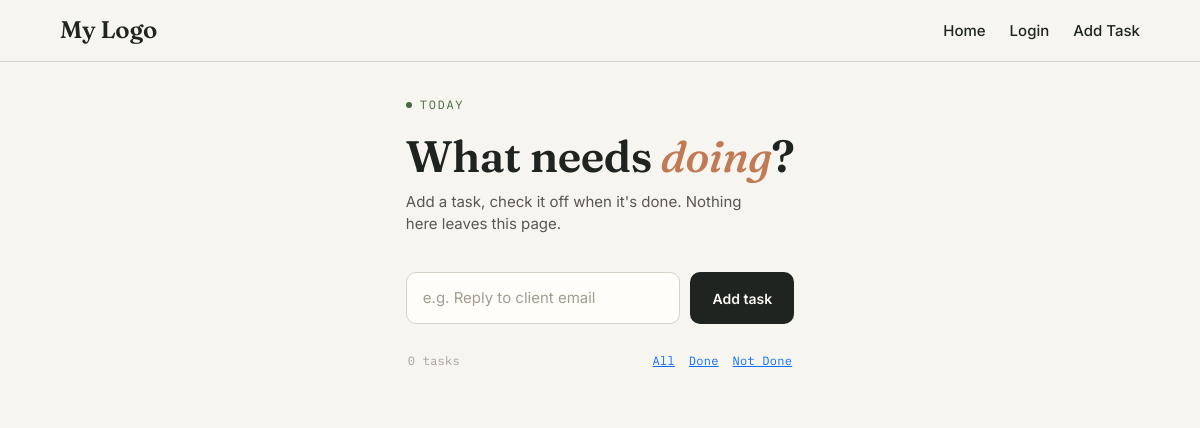
The app's page /tasks/false/, older data.
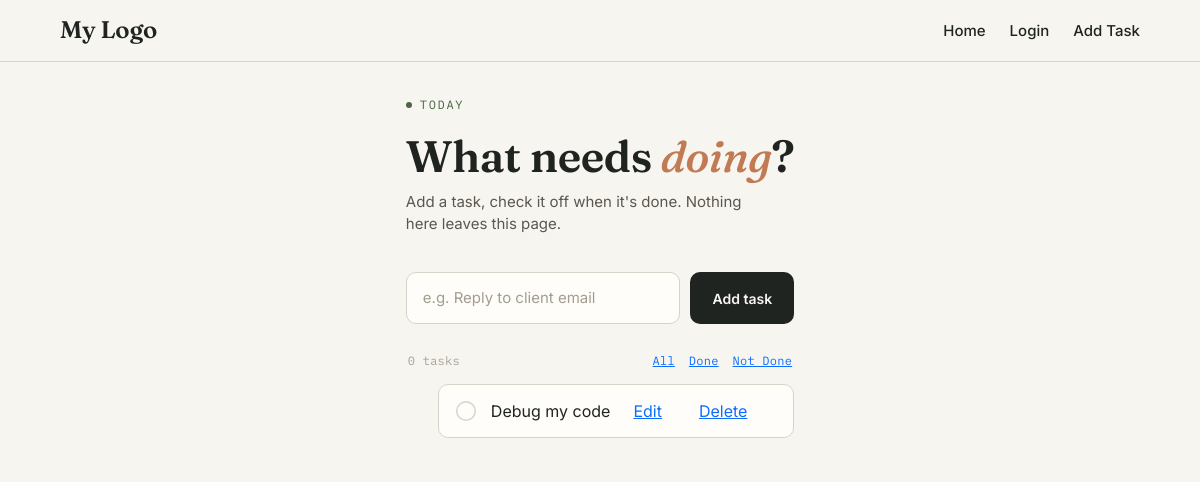
The same page, newer data.
### tasks/models.py (models this page shows, shortened)
class Task(models.Model):
    user = models.ForeignKey(User, on_delete=models.CASCADE, blank=True, null=True)
    title = models.CharField(max_length=1000)
    done = models.BooleanField(default=False)
    due_time = models.DateTimeField()
    created_at = models.DateTimeField(auto_now_add=True)
    updated_at = models.DateTimeField(auto_now=True)

### tasks/views.py (the view)
# urls.py: path("tasks/<str:foo>/", filter_tasks, name="tasks"),
def filter_tasks(request, foo):
    if foo == "true":
        tasks = Task.objects.filter(done=True)
    elif foo == "false":
        tasks = Task.objects.filter(done=False)
    else:
        tasks = Task.objects.all() # Fallback instead of 'pass' to prevent UnboundLocalError
    context = {
        'tasks': tasks
    }
    return render(request, 'home.html', context)

### templates/home.html (shortened to what this page needs)
{% extends "base.html" %}
{% block content %}
<div class="app">
  <header>
    <div class="eyebrow">Today</div>
    <h1>What needs <em>doing</em>?</h1>
    <p class="sub">Add a task, check it off when it's done. Nothing here leaves this page.</p>
  </header>
  <form id="task-form">
    <input id="task-input" type="text" placeholder="e.g. Reply to client email" autocomplete="off" maxlength="140">
    <button type="submit" class="add">Add task</button>
  </form>
  <div class="meta-row">
    <span id="count-label">0 tasks</span>
    <div class="filters">
      <a href="{% url "home" %}" class="active">All</a>
      <a href="{% url "tasks" foo='true' %}">Done</a>
      <a href="{% url "tasks" foo='false' %}">Not Done</a>
    </div>
  </div>
  <ul id="list">
    {% for task in tasks %}
      <li class="item {% if task.done %}done{% endif %}">
          <span class="check" role="checkbox" aria-checked="{{ task.done }}" tabindex="0">
            <svg viewBox="0 0 22 22">
                <circle cx="11" cy="11" r="9.3"></circle>
                <path d="M6.5 11.5l3 3 6-6.5"></path>
            </svg>
          </span>
          {{ task.title }} &nbsp; <a href="{% url "task" pk=task.id %}">Edit</a>
          &nbsp;&nbsp; <a href="{% url "delete" pk=task.id %}">Delete</a>
      </li>
    {% endfor %}
  </ul>
</div>
{% endblock content %}

### templates/base.html (shortened to what this page needs)
{% load static %}
<!DOCTYPE html>
<html lang="en">
<head>
<link href="https://cdn.jsdelivr.net/npm/bootstrap@5.3.8/dist/css/bootstrap.min.css" rel="stylesheet"></head>
<link rel="stylesheet" href="{% static "css/style.css" %}">
<body>
    <nav>
        <h1>My Logo</h1>
        <ul>
            <li><a href="{% url 'home' %}">Home</a></li>
            {% if request.user.is_authenticated %}
            <li><a href="{% url 'logout' %}">Logout</a></li>
            {% else %}
            <li><a href="{% url 'login' %}">Login</a></li>
            {% endif %}
             <li><a href="{% url 'add_task' %}">Add Task</a></li>
        </ul>
    </nav>
    <div class="my-container">
        {% block content %}
        {% endblock content %}
    </div>
</body>
</html>

### static/css/style.css (style rules this page uses)
:root { --paper:#F7F5F0; --ink:#1F2421; --moss:#4A6741; --clay:#C17A54; --line:#D8D3C8; --done:#A8A296; --card:#FFFDF9; }
* { box-sizing:border-box; margin:0; padding:0; }
.my-container { background: var(--paper); color: var(--ink); font-family: 'Inter', sans-serif; }
body { background:var(--paper); color:var(--ink); font-family:'Inter', sans-serif; min-height:100vh; display:flex; align-items:flex-start; justify-content:center; padding:12vh 20px 6vh 20px; line-height:1.5; }
.app { width:100%; max-width:560px; }
nav { position: fixed; top: 0; left: 0; width: 100%; display: flex; justify-content: space-between; align-items: center; padding: 16px 5vw; background: var(--paper); border-bottom: 1.5px solid var(--line); z-index: 100; }
nav h1 { font-size: 24px; margin: 0; }
nav ul { list-style: none; display: flex; gap: 24px; margin: 0; padding: 0; }
nav a { text-decoration: none; font-family: 'Inter', sans-serif; font-size: 15px; font-weight: 500; color: var(--ink); transition: color 0.15s ease; }
header { margin-bottom:36px; }
.eyebrow { font-family:'IBM Plex Mono', monospace; font-size:12px; letter-spacing:0.14em; text-transform:uppercase; color:var(--moss); display:flex; align-items:center; gap:8px; margin-bottom:10px; }
.eyebrow::before { content:""; width:6px; height:6px; background:var(--moss); border-radius:50%; display:inline-block; }
h1 { font-family:'Fraunces', serif; font-weight:600; font-size:clamp(32px, 5vw, 44px); letter-spacing:-0.01em; color:var(--ink); }
h1 em { font-style:italic; font-weight:500; color:var(--clay); }
.sub { margin-top:8px; color:#5C574E; font-size:15px; max-width:38ch; }
form { display:flex; gap:10px; margin-bottom:28px; }
#task-input { flex:1; border:1.5px solid var(--line); background:var(--card); border-radius:10px; padding:14px 16px; font-family:'Inter', sans-serif; font-size:15px; color:var(--ink); outline:none; transition:border-color 0.15s ease, box-shadow 0.15s ease; }
#task-input::placeholder { color:#A39D8F; }
button.add { border:none; background:var(--ink); color:var(--paper); font-family:'Inter', sans-serif; font-weight:600; font-size:14px; padding:0 22px; border-radius:10px; cursor:pointer; transition:background 0.15s ease, transform 0.1s ease; }
.meta-row { display:flex; justify-content:space-between; align-items:center; font-family:'IBM Plex Mono', monospace; font-size:12px; color:var(--done); letter-spacing:0.02em; margin-bottom:14px; padding:0 2px; }
.filters { display:flex; gap:14px; }
ul#list { list-style:none; display:flex; flex-direction:column; gap:8px; }
li.item { display:flex; align-items:center; gap:14px; background:var(--card); border:1.5px solid var(--line); border-radius:10px; padding:14px 16px; animation:rise 0.28s ease both; }
.check { flex-shrink:0; width:22px; height:22px; cursor:pointer; }
.check svg { width:22px; height:22px; display:block; }

Row changes from the older to the newer data that the page shows:
added Task: title "Debug my code"
